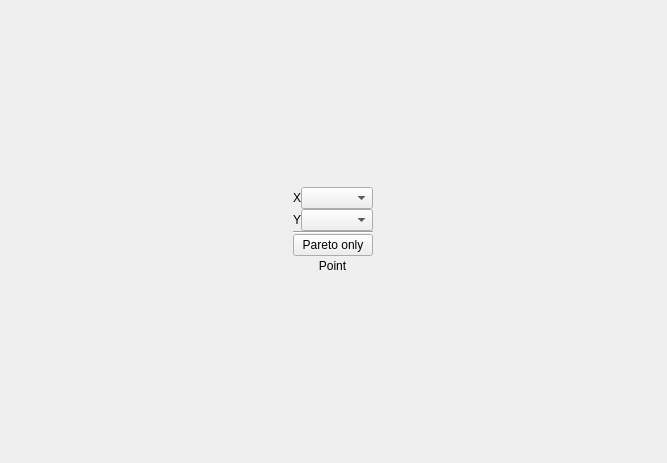
<?xml version="1.0" encoding="UTF-8"?>
<ui version="4.0">
 <class>WidgetMooPlotClass</class>
 <widget class="QWidget" name="WidgetMooPlotClass">
  <property name="geometry">
   <rect>
    <x>0</x>
    <y>0</y>
    <width>667</width>
    <height>463</height>
   </rect>
  </property>
  <property name="windowTitle">
   <string>Form</string>
  </property>
  <layout class="QHBoxLayout" name="horizontalLayout_2">
   <item>
    <widget class="QWidget" name="widgetList" native="true">
     <property name="sizePolicy">
      <sizepolicy hsizetype="Maximum" vsizetype="MinimumExpanding">
       <horstretch>0</horstretch>
       <verstretch>0</verstretch>
      </sizepolicy>
     </property>
     <layout class="QGridLayout" name="gridLayout_2">
      <property name="margin">
       <number>0</number>
      </property>
      <property name="spacing">
       <number>0</number>
      </property>
      <item row="0" column="0">
       <layout class="QGridLayout" name="layoutList">
        <property name="sizeConstraint">
         <enum>QLayout::SetDefaultConstraint</enum>
        </property>
        <item row="4" column="1">
         <layout class="QHBoxLayout" name="horizontalLayout">
          <property name="spacing">
           <number>0</number>
          </property>
          <item>
           <spacer name="horizontalSpacer_2">
            <property name="orientation">
             <enum>Qt::Horizontal</enum>
            </property>
            <property name="sizeType">
             <enum>QSizePolicy::Maximum</enum>
            </property>
            <property name="sizeHint" stdset="0">
             <size>
              <width>5</width>
              <height>20</height>
             </size>
            </property>
           </spacer>
          </item>
          <item>
           <widget class="QLabel" name="label_3">
            <property name="sizePolicy">
             <sizepolicy hsizetype="Maximum" vsizetype="Maximum">
              <horstretch>0</horstretch>
              <verstretch>0</verstretch>
             </sizepolicy>
            </property>
            <property name="text">
             <string>Point</string>
            </property>
            <property name="alignment">
             <set>Qt::AlignCenter</set>
            </property>
           </widget>
          </item>
          <item>
           <spacer name="horizontalSpacer">
            <property name="orientation">
             <enum>Qt::Horizontal</enum>
            </property>
            <property name="sizeType">
             <enum>QSizePolicy::Maximum</enum>
            </property>
            <property name="sizeHint" stdset="0">
             <size>
              <width>5</width>
              <height>20</height>
             </size>
            </property>
           </spacer>
          </item>
         </layout>
        </item>
        <item row="1" column="1">
         <layout class="QGridLayout" name="gridLayout_3">
          <property name="sizeConstraint">
           <enum>QLayout::SetNoConstraint</enum>
          </property>
          <property name="horizontalSpacing">
           <number>0</number>
          </property>
          <item row="0" column="0">
           <widget class="QLabel" name="label">
            <property name="sizePolicy">
             <sizepolicy hsizetype="Maximum" vsizetype="Fixed">
              <horstretch>0</horstretch>
              <verstretch>0</verstretch>
             </sizepolicy>
            </property>
            <property name="text">
             <string>X</string>
            </property>
           </widget>
          </item>
          <item row="0" column="1">
           <widget class="QComboBox" name="comboAbscissa">
            <property name="sizePolicy">
             <sizepolicy hsizetype="Maximum" vsizetype="Fixed">
              <horstretch>0</horstretch>
              <verstretch>0</verstretch>
             </sizepolicy>
            </property>
           </widget>
          </item>
          <item row="1" column="1">
           <widget class="QComboBox" name="comboOrdinate">
            <property name="sizePolicy">
             <sizepolicy hsizetype="Maximum" vsizetype="Fixed">
              <horstretch>0</horstretch>
              <verstretch>0</verstretch>
             </sizepolicy>
            </property>
           </widget>
          </item>
          <item row="1" column="0">
           <widget class="QLabel" name="label_2">
            <property name="sizePolicy">
             <sizepolicy hsizetype="Preferred" vsizetype="Preferred">
              <horstretch>0</horstretch>
              <verstretch>0</verstretch>
             </sizepolicy>
            </property>
            <property name="text">
             <string>Y</string>
            </property>
           </widget>
          </item>
         </layout>
        </item>
        <item row="2" column="1">
         <widget class="Line" name="line">
          <property name="sizePolicy">
           <sizepolicy hsizetype="Preferred" vsizetype="Fixed">
            <horstretch>0</horstretch>
            <verstretch>0</verstretch>
           </sizepolicy>
          </property>
          <property name="orientation">
           <enum>Qt::Horizontal</enum>
          </property>
         </widget>
        </item>
        <item row="5" column="1">
         <layout class="QVBoxLayout" name="layoutWidgetList"/>
        </item>
        <item row="3" column="1">
         <widget class="QPushButton" name="pushPareto">
          <property name="text">
           <string>Pareto only</string>
          </property>
          <property name="checkable">
           <bool>true</bool>
          </property>
          <property name="flat">
           <bool>false</bool>
          </property>
         </widget>
        </item>
       </layout>
      </item>
     </layout>
    </widget>
   </item>
   <item>
    <layout class="QGridLayout" name="layoutInsidePlot" columnstretch="0">
     <property name="sizeConstraint">
      <enum>QLayout::SetDefaultConstraint</enum>
     </property>
    </layout>
   </item>
  </layout>
 </widget>
 <resources/>
 <connections/>
</ui>
